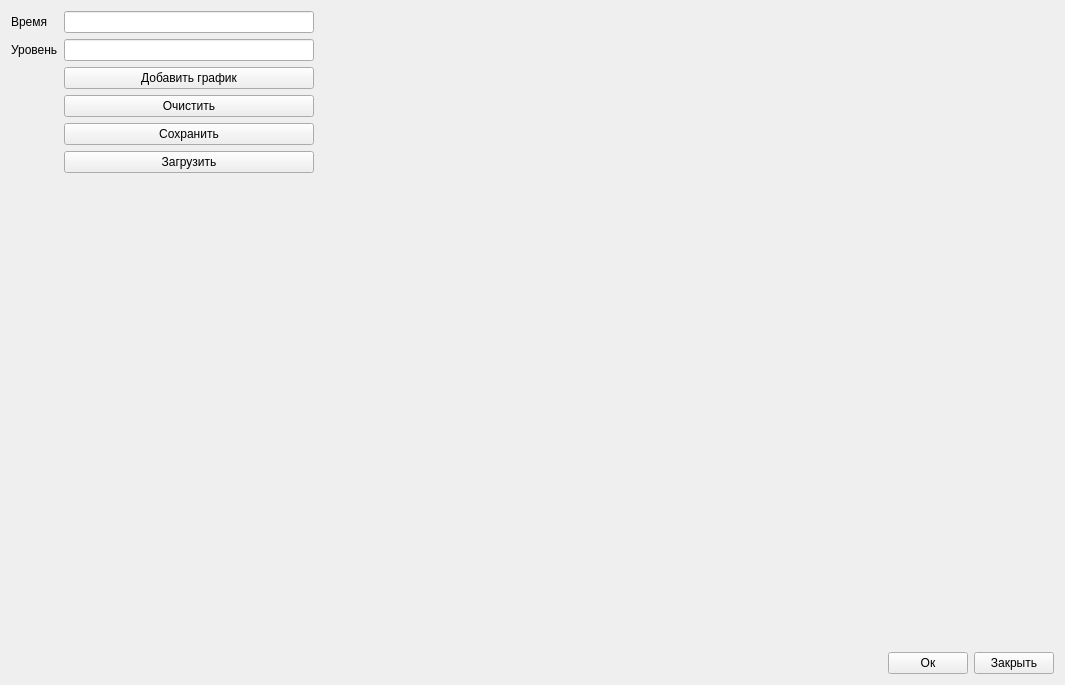
<?xml version="1.0" encoding="UTF-8"?>
<ui version="4.0">
 <class>Moment_signal_builder</class>
 <widget class="QWidget" name="Moment_signal_builder">
  <property name="geometry">
   <rect>
    <x>0</x>
    <y>0</y>
    <width>1065</width>
    <height>685</height>
   </rect>
  </property>
  <property name="windowTitle">
   <string>Form</string>
  </property>
  <layout class="QHBoxLayout" name="horizontalLayout_2">
   <item>
    <layout class="QGridLayout" name="gridLayout">
     <item row="5" column="1">
      <widget class="QPushButton" name="loadButton">
       <property name="text">
        <string>Загрузить</string>
       </property>
      </widget>
     </item>
     <item row="2" column="1">
      <widget class="QPushButton" name="pushButtonPlot">
       <property name="text">
        <string>Добавить график</string>
       </property>
      </widget>
     </item>
     <item row="3" column="1">
      <widget class="QPushButton" name="clearButton">
       <property name="text">
        <string>Очистить</string>
       </property>
      </widget>
     </item>
     <item row="1" column="1">
      <widget class="MyLineEdit" name="lineEditY">
       <property name="sizePolicy">
        <sizepolicy hsizetype="Fixed" vsizetype="Fixed">
         <horstretch>0</horstretch>
         <verstretch>0</verstretch>
        </sizepolicy>
       </property>
       <property name="minimumSize">
        <size>
         <width>250</width>
         <height>0</height>
        </size>
       </property>
      </widget>
     </item>
     <item row="4" column="1">
      <widget class="QPushButton" name="saveButton">
       <property name="text">
        <string>Сохранить</string>
       </property>
      </widget>
     </item>
     <item row="1" column="0">
      <widget class="QLabel" name="label_2">
       <property name="text">
        <string>Уровень</string>
       </property>
      </widget>
     </item>
     <item row="0" column="1">
      <widget class="MyLineEdit" name="lineEditX">
       <property name="sizePolicy">
        <sizepolicy hsizetype="Fixed" vsizetype="Fixed">
         <horstretch>0</horstretch>
         <verstretch>0</verstretch>
        </sizepolicy>
       </property>
       <property name="minimumSize">
        <size>
         <width>250</width>
         <height>0</height>
        </size>
       </property>
      </widget>
     </item>
     <item row="0" column="0">
      <widget class="QLabel" name="label">
       <property name="text">
        <string>Время</string>
       </property>
      </widget>
     </item>
     <item row="6" column="1">
      <spacer name="verticalSpacer">
       <property name="orientation">
        <enum>Qt::Orientation::Vertical</enum>
       </property>
       <property name="sizeHint" stdset="0">
        <size>
         <width>20</width>
         <height>40</height>
        </size>
       </property>
      </spacer>
     </item>
    </layout>
   </item>
   <item>
    <layout class="QVBoxLayout" name="verticalLayout" stretch="1,0">
     <item>
      <widget class="QChartView" name="chartView" native="true"/>
     </item>
     <item>
      <layout class="QHBoxLayout" name="horizontalLayout">
       <item>
        <spacer name="horizontalSpacer">
         <property name="orientation">
          <enum>Qt::Orientation::Horizontal</enum>
         </property>
         <property name="sizeHint" stdset="0">
          <size>
           <width>40</width>
           <height>20</height>
          </size>
         </property>
        </spacer>
       </item>
       <item>
        <widget class="QPushButton" name="apply_pushButton">
         <property name="text">
          <string>Ок</string>
         </property>
        </widget>
       </item>
       <item>
        <widget class="QPushButton" name="close_pushButton">
         <property name="text">
          <string>Закрыть</string>
         </property>
        </widget>
       </item>
      </layout>
     </item>
    </layout>
   </item>
  </layout>
 </widget>
 <customwidgets>
  <customwidget>
   <class>QChartView</class>
   <extends>QWidget</extends>
   <header>qchartview.h</header>
   <container>1</container>
  </customwidget>
  <customwidget>
   <class>MyLineEdit</class>
   <extends>QLineEdit</extends>
   <header>mylineedit.h</header>
  </customwidget>
 </customwidgets>
 <resources/>
 <connections/>
</ui>
